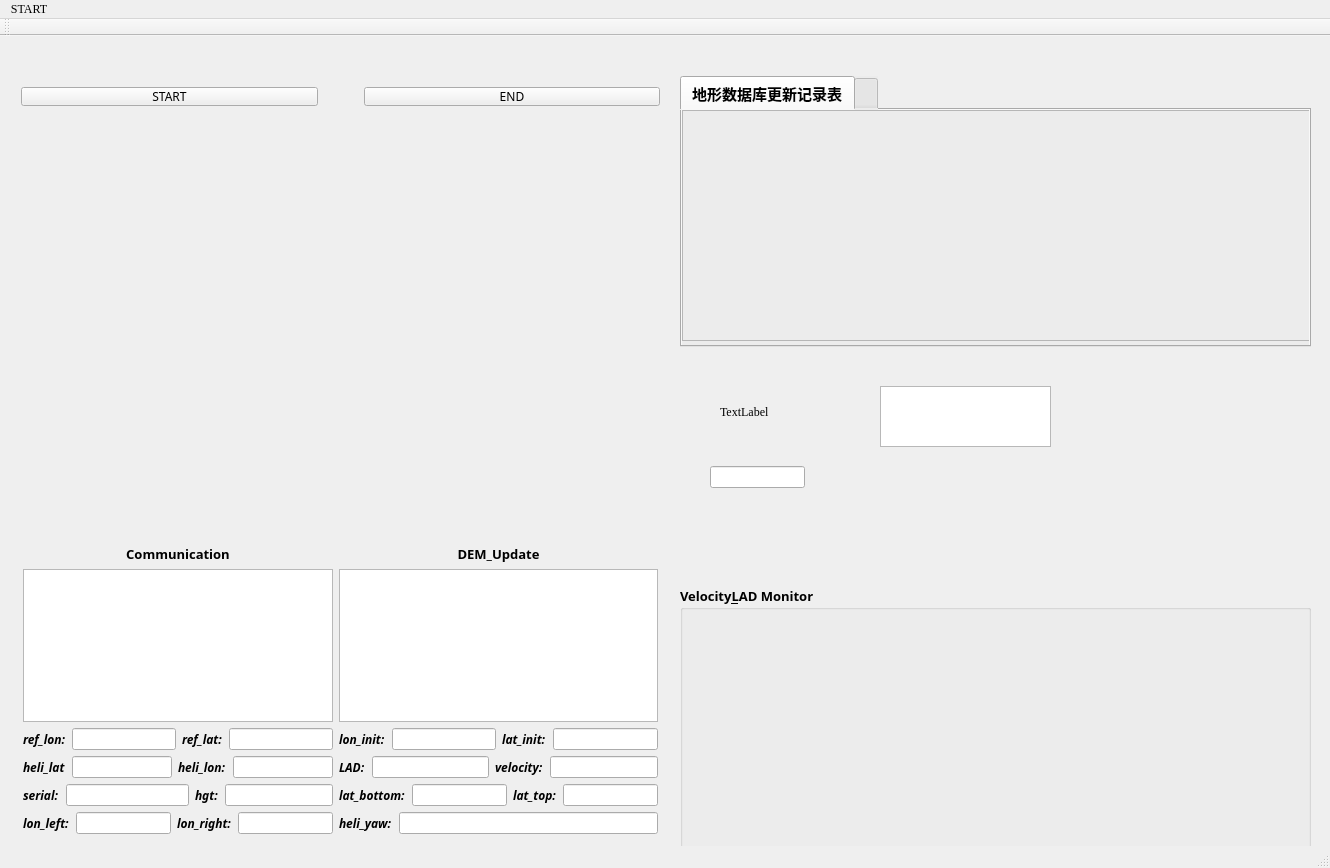
<?xml version="1.0" encoding="UTF-8"?>
<ui version="4.0">
 <class>multiwindowClass</class>
 <widget class="QMainWindow" name="multiwindowClass">
  <property name="geometry">
   <rect>
    <x>0</x>
    <y>0</y>
    <width>1330</width>
    <height>868</height>
   </rect>
  </property>
  <property name="font">
   <font>
    <family>Times New Roman</family>
   </font>
  </property>
  <property name="windowTitle">
   <string>multiwindow</string>
  </property>
  <widget class="QWidget" name="centralWidget">
   <widget class="QTabWidget" name="tabWidget">
    <property name="geometry">
     <rect>
      <x>680</x>
      <y>40</y>
      <width>631</width>
      <height>271</height>
     </rect>
    </property>
    <property name="font">
     <font>
      <family>微软雅黑</family>
      <pointsize>11</pointsize>
      <weight>75</weight>
      <bold>true</bold>
     </font>
    </property>
    <property name="styleSheet">
     <string notr="true">background-color: rgb(236, 236, 236);</string>
    </property>
    <property name="currentIndex">
     <number>0</number>
    </property>
    <widget class="QWidget" name="tab">
     <attribute name="title">
      <string>地形数据库更新记录表</string>
     </attribute>
     <widget class="QTableView" name="tableView">
      <property name="geometry">
       <rect>
        <x>0</x>
        <y>0</y>
        <width>631</width>
        <height>231</height>
       </rect>
      </property>
     </widget>
    </widget>
    <widget class="QWidget" name="tab_2">
     <attribute name="title">
      <string/>
     </attribute>
    </widget>
   </widget>
   <widget class="QCustomPlot" name="widget_2dgraph" native="true">
    <property name="geometry">
     <rect>
      <x>10</x>
      <y>90</y>
      <width>661</width>
      <height>401</height>
     </rect>
    </property>
   </widget>
   <widget class="QWidget" name="layoutWidget">
    <property name="geometry">
     <rect>
      <x>10</x>
      <y>40</y>
      <width>661</width>
      <height>41</height>
     </rect>
    </property>
    <layout class="QHBoxLayout" name="horizontalLayout_7">
     <item>
      <widget class="QPushButton" name="pushButton_start">
       <property name="maximumSize">
        <size>
         <width>16777215</width>
         <height>30</height>
        </size>
       </property>
       <property name="font">
        <font>
         <family>JetBrains Mono ExtraBold</family>
         <pointsize>9</pointsize>
         <weight>10</weight>
         <italic>false</italic>
         <bold>false</bold>
        </font>
       </property>
       <property name="styleSheet">
        <string notr="true">font: 81 9pt &quot;JetBrains Mono ExtraBold&quot;;
</string>
       </property>
       <property name="text">
        <string>START</string>
       </property>
      </widget>
     </item>
     <item>
      <spacer name="horizontalSpacer">
       <property name="orientation">
        <enum>Qt::Horizontal</enum>
       </property>
       <property name="sizeType">
        <enum>QSizePolicy::Fixed</enum>
       </property>
       <property name="sizeHint" stdset="0">
        <size>
         <width>40</width>
         <height>20</height>
        </size>
       </property>
      </spacer>
     </item>
     <item>
      <widget class="QPushButton" name="pushButton_end">
       <property name="maximumSize">
        <size>
         <width>16777215</width>
         <height>30</height>
        </size>
       </property>
       <property name="font">
        <font>
         <family>JetBrains Mono ExtraBold</family>
         <pointsize>9</pointsize>
         <weight>10</weight>
         <italic>false</italic>
         <bold>false</bold>
        </font>
       </property>
       <property name="styleSheet">
        <string notr="true">font: 81 9pt &quot;JetBrains Mono ExtraBold&quot;;</string>
       </property>
       <property name="text">
        <string>END</string>
       </property>
      </widget>
     </item>
    </layout>
   </widget>
   <widget class="QWidget" name="layoutWidget">
    <property name="geometry">
     <rect>
      <x>12</x>
      <y>498</y>
      <width>657</width>
      <height>311</height>
     </rect>
    </property>
    <layout class="QGridLayout" name="gridLayout">
     <item row="0" column="1">
      <widget class="QLabel" name="label">
       <property name="font">
        <font>
         <family>JetBrains Mono</family>
         <pointsize>10</pointsize>
         <weight>75</weight>
         <italic>false</italic>
         <bold>true</bold>
         <underline>false</underline>
        </font>
       </property>
       <property name="text">
        <string>DEM_Update</string>
       </property>
       <property name="alignment">
        <set>Qt::AlignCenter</set>
       </property>
      </widget>
     </item>
     <item row="1" column="0">
      <widget class="QTextEdit" name="textEdit_commu">
       <property name="styleSheet">
        <string notr="true">font: 9pt &quot;JetBrains Mono&quot;;
color: rgb(0, 198, 0);</string>
       </property>
      </widget>
     </item>
     <item row="6" column="0">
      <layout class="QGridLayout" name="gridLayout_2"/>
     </item>
     <item row="4" column="1">
      <layout class="QHBoxLayout" name="horizontalLayout_9">
       <item>
        <widget class="QLabel" name="label_8">
         <property name="font">
          <font>
           <family>JetBrains Mono</family>
           <pointsize>9</pointsize>
           <weight>75</weight>
           <italic>true</italic>
           <bold>true</bold>
          </font>
         </property>
         <property name="text">
          <string>lat_bottom:</string>
         </property>
        </widget>
       </item>
       <item>
        <widget class="QLineEdit" name="lineEdit_lat_bottom">
         <property name="styleSheet">
          <string notr="true">font: 9pt &quot;JetBrains Mono&quot;;</string>
         </property>
        </widget>
       </item>
       <item>
        <layout class="QHBoxLayout" name="horizontalLayout_10">
         <item>
          <widget class="QLabel" name="label_14">
           <property name="font">
            <font>
             <family>JetBrains Mono</family>
             <pointsize>9</pointsize>
             <weight>75</weight>
             <italic>true</italic>
             <bold>true</bold>
            </font>
           </property>
           <property name="text">
            <string>lat_top:</string>
           </property>
          </widget>
         </item>
         <item>
          <widget class="QLineEdit" name="lineEdit_lat_top">
           <property name="styleSheet">
            <string notr="true">font: 9pt &quot;JetBrains Mono&quot;;</string>
           </property>
          </widget>
         </item>
        </layout>
       </item>
      </layout>
     </item>
     <item row="0" column="0">
      <widget class="QLabel" name="label_2">
       <property name="font">
        <font>
         <family>JetBrains Mono</family>
         <pointsize>10</pointsize>
         <weight>75</weight>
         <italic>false</italic>
         <bold>true</bold>
         <underline>false</underline>
        </font>
       </property>
       <property name="text">
        <string>Communication</string>
       </property>
       <property name="textFormat">
        <enum>Qt::PlainText</enum>
       </property>
       <property name="alignment">
        <set>Qt::AlignCenter</set>
       </property>
      </widget>
     </item>
     <item row="4" column="0">
      <layout class="QHBoxLayout" name="horizontalLayout_8">
       <item>
        <widget class="QLabel" name="label_7">
         <property name="font">
          <font>
           <family>JetBrains Mono</family>
           <pointsize>9</pointsize>
           <weight>75</weight>
           <italic>true</italic>
           <bold>true</bold>
          </font>
         </property>
         <property name="text">
          <string>serial:</string>
         </property>
        </widget>
       </item>
       <item>
        <widget class="QLineEdit" name="lineEdit_serial">
         <property name="styleSheet">
          <string notr="true">font: 9pt &quot;JetBrains Mono&quot;;</string>
         </property>
        </widget>
       </item>
       <item>
        <layout class="QHBoxLayout" name="horizontalLayout_13">
         <item>
          <widget class="QLabel" name="label_17">
           <property name="font">
            <font>
             <family>JetBrains Mono</family>
             <pointsize>9</pointsize>
             <weight>75</weight>
             <italic>true</italic>
             <bold>true</bold>
            </font>
           </property>
           <property name="text">
            <string>hgt:</string>
           </property>
          </widget>
         </item>
         <item>
          <widget class="QLineEdit" name="lineEdit_hgt">
           <property name="styleSheet">
            <string notr="true">font: 9pt &quot;JetBrains Mono&quot;;</string>
           </property>
          </widget>
         </item>
        </layout>
       </item>
      </layout>
     </item>
     <item row="2" column="1">
      <layout class="QHBoxLayout" name="horizontalLayout_3">
       <item>
        <widget class="QLabel" name="label_10">
         <property name="font">
          <font>
           <family>JetBrains Mono</family>
           <pointsize>9</pointsize>
           <weight>75</weight>
           <italic>true</italic>
           <bold>true</bold>
          </font>
         </property>
         <property name="text">
          <string>lon_init:</string>
         </property>
        </widget>
       </item>
       <item>
        <widget class="QLineEdit" name="lineEdit_lon_init">
         <property name="styleSheet">
          <string notr="true">font: 9pt &quot;JetBrains Mono&quot;;</string>
         </property>
        </widget>
       </item>
       <item>
        <layout class="QHBoxLayout" name="horizontalLayout_4">
         <item>
          <widget class="QLabel" name="label_11">
           <property name="font">
            <font>
             <family>JetBrains Mono</family>
             <pointsize>9</pointsize>
             <weight>75</weight>
             <italic>true</italic>
             <bold>true</bold>
            </font>
           </property>
           <property name="text">
            <string>lat_init:</string>
           </property>
          </widget>
         </item>
         <item>
          <widget class="QLineEdit" name="lineEdit_lat_init">
           <property name="styleSheet">
            <string notr="true">font: 9pt &quot;JetBrains Mono&quot;;</string>
           </property>
          </widget>
         </item>
        </layout>
       </item>
      </layout>
     </item>
     <item row="2" column="0">
      <layout class="QHBoxLayout" name="horizontalLayout">
       <item>
        <widget class="QLabel" name="label_6">
         <property name="font">
          <font>
           <family>JetBrains Mono</family>
           <pointsize>9</pointsize>
           <weight>75</weight>
           <italic>true</italic>
           <bold>true</bold>
          </font>
         </property>
         <property name="text">
          <string>ref_lon:</string>
         </property>
        </widget>
       </item>
       <item>
        <widget class="QLineEdit" name="lineEdit_ref_lon">
         <property name="styleSheet">
          <string notr="true">font: 9pt &quot;JetBrains Mono&quot;;</string>
         </property>
        </widget>
       </item>
       <item>
        <layout class="QHBoxLayout" name="horizontalLayout_2">
         <item>
          <widget class="QLabel" name="label_9">
           <property name="font">
            <font>
             <family>JetBrains Mono</family>
             <pointsize>9</pointsize>
             <weight>75</weight>
             <italic>true</italic>
             <bold>true</bold>
            </font>
           </property>
           <property name="text">
            <string>ref_lat:</string>
           </property>
          </widget>
         </item>
         <item>
          <widget class="QLineEdit" name="lineEdit_ref_lat">
           <property name="styleSheet">
            <string notr="true">font: 9pt &quot;JetBrains Mono&quot;;</string>
           </property>
          </widget>
         </item>
        </layout>
       </item>
      </layout>
     </item>
     <item row="3" column="0">
      <layout class="QHBoxLayout" name="horizontalLayout_5">
       <item>
        <widget class="QLabel" name="label_12">
         <property name="font">
          <font>
           <family>JetBrains Mono</family>
           <pointsize>9</pointsize>
           <weight>75</weight>
           <italic>true</italic>
           <bold>true</bold>
          </font>
         </property>
         <property name="text">
          <string>heli_lat</string>
         </property>
        </widget>
       </item>
       <item>
        <widget class="QLineEdit" name="lineEdit_heli_lat">
         <property name="styleSheet">
          <string notr="true">font: 9pt &quot;JetBrains Mono&quot;;</string>
         </property>
        </widget>
       </item>
       <item>
        <layout class="QHBoxLayout" name="horizontalLayout_14">
         <item>
          <widget class="QLabel" name="label_13">
           <property name="font">
            <font>
             <family>JetBrains Mono</family>
             <pointsize>9</pointsize>
             <weight>75</weight>
             <italic>true</italic>
             <bold>true</bold>
            </font>
           </property>
           <property name="text">
            <string>heli_lon:</string>
           </property>
          </widget>
         </item>
         <item>
          <widget class="QLineEdit" name="lineEdit_heli_lon">
           <property name="styleSheet">
            <string notr="true">font: 9pt &quot;JetBrains Mono&quot;;</string>
           </property>
          </widget>
         </item>
        </layout>
       </item>
      </layout>
     </item>
     <item row="3" column="1">
      <layout class="QHBoxLayout" name="horizontalLayout_6">
       <item>
        <layout class="QHBoxLayout" name="horizontalLayout_15">
         <item>
          <widget class="QLabel" name="label_18">
           <property name="font">
            <font>
             <family>JetBrains Mono</family>
             <pointsize>9</pointsize>
             <weight>75</weight>
             <italic>true</italic>
             <bold>true</bold>
            </font>
           </property>
           <property name="text">
            <string>LAD:</string>
           </property>
          </widget>
         </item>
         <item>
          <widget class="QLineEdit" name="lineEdit_LAD">
           <property name="styleSheet">
            <string notr="true">font: 9pt &quot;JetBrains Mono&quot;;</string>
           </property>
          </widget>
         </item>
         <item>
          <layout class="QHBoxLayout" name="horizontalLayout_16">
           <item>
            <widget class="QLabel" name="label_19">
             <property name="font">
              <font>
               <family>JetBrains Mono</family>
               <pointsize>9</pointsize>
               <weight>75</weight>
               <italic>true</italic>
               <bold>true</bold>
              </font>
             </property>
             <property name="text">
              <string>velocity:</string>
             </property>
            </widget>
           </item>
           <item>
            <widget class="QLineEdit" name="lineEdit_heli_velocity">
             <property name="styleSheet">
              <string notr="true">font: 9pt &quot;JetBrains Mono&quot;;</string>
             </property>
            </widget>
           </item>
          </layout>
         </item>
        </layout>
       </item>
      </layout>
     </item>
     <item row="5" column="0">
      <layout class="QHBoxLayout" name="horizontalLayout_11">
       <item>
        <widget class="QLabel" name="label_15">
         <property name="font">
          <font>
           <family>JetBrains Mono</family>
           <pointsize>9</pointsize>
           <weight>75</weight>
           <italic>true</italic>
           <bold>true</bold>
          </font>
         </property>
         <property name="text">
          <string>lon_left:</string>
         </property>
        </widget>
       </item>
       <item>
        <widget class="QLineEdit" name="lineEdit_lon_left">
         <property name="styleSheet">
          <string notr="true">font: 9pt &quot;JetBrains Mono&quot;;</string>
         </property>
        </widget>
       </item>
       <item>
        <layout class="QHBoxLayout" name="horizontalLayout_12">
         <item>
          <widget class="QLabel" name="label_16">
           <property name="font">
            <font>
             <family>JetBrains Mono</family>
             <pointsize>9</pointsize>
             <weight>75</weight>
             <italic>true</italic>
             <bold>true</bold>
            </font>
           </property>
           <property name="text">
            <string>lon_right:</string>
           </property>
          </widget>
         </item>
         <item>
          <widget class="QLineEdit" name="lineEdit_lon_right">
           <property name="styleSheet">
            <string notr="true">font: 9pt &quot;JetBrains Mono&quot;;</string>
           </property>
          </widget>
         </item>
        </layout>
       </item>
      </layout>
     </item>
     <item row="1" column="1">
      <widget class="QTextEdit" name="textEdit_detail">
       <property name="styleSheet">
        <string notr="true">font: 9pt &quot;JetBrains Mono&quot;;
color: rgb(0, 198, 0);</string>
       </property>
      </widget>
     </item>
     <item row="5" column="1">
      <layout class="QHBoxLayout" name="horizontalLayout_17">
       <item>
        <widget class="QLabel" name="label_20">
         <property name="font">
          <font>
           <family>JetBrains Mono</family>
           <pointsize>9</pointsize>
           <weight>75</weight>
           <italic>true</italic>
           <bold>true</bold>
          </font>
         </property>
         <property name="text">
          <string>heli_yaw:</string>
         </property>
        </widget>
       </item>
       <item>
        <widget class="QLineEdit" name="lineEdit_heli_yaw">
         <property name="styleSheet">
          <string notr="true">font: 9pt &quot;JetBrains Mono&quot;;</string>
         </property>
        </widget>
       </item>
      </layout>
     </item>
    </layout>
   </widget>
   <widget class="QLabel" name="LED">
    <property name="geometry">
     <rect>
      <x>720</x>
      <y>370</y>
      <width>54</width>
      <height>12</height>
     </rect>
    </property>
    <property name="text">
     <string>TextLabel</string>
    </property>
   </widget>
   <widget class="QTextEdit" name="textEdit_velocity">
    <property name="geometry">
     <rect>
      <x>880</x>
      <y>350</y>
      <width>171</width>
      <height>61</height>
     </rect>
    </property>
    <property name="styleSheet">
     <string notr="true">font: 9pt &quot;JetBrains Mono&quot;;
color: rgb(0, 198, 0);</string>
    </property>
   </widget>
   <widget class="QCustomPlot" name="widget_velocity_LAD" native="true">
    <property name="geometry">
     <rect>
      <x>680</x>
      <y>300</y>
      <width>631</width>
      <height>511</height>
     </rect>
    </property>
    <widget class="QGroupBox" name="groupBox">
     <property name="geometry">
      <rect>
       <x>0</x>
       <y>250</y>
       <width>631</width>
       <height>551</height>
      </rect>
     </property>
     <property name="font">
      <font>
       <family>JetBrains Mono</family>
       <pointsize>10</pointsize>
       <weight>75</weight>
       <bold>true</bold>
      </font>
     </property>
     <property name="title">
      <string>Velocity&amp;LAD Monitor</string>
     </property>
    </widget>
    <widget class="QLineEdit" name="lineEdit_alert">
     <property name="geometry">
      <rect>
       <x>30</x>
       <y>130</y>
       <width>95</width>
       <height>22</height>
      </rect>
     </property>
     <property name="styleSheet">
      <string notr="true">font: 12pt &quot;JetBrains Mono ExtraBold&quot;;</string>
     </property>
    </widget>
   </widget>
   <zorder>widget_velocity_LAD</zorder>
   <zorder>tabWidget</zorder>
   <zorder>widget_2dgraph</zorder>
   <zorder>layoutWidget</zorder>
   <zorder>layoutWidget</zorder>
   <zorder>LED</zorder>
   <zorder>textEdit_velocity</zorder>
  </widget>
  <widget class="QMenuBar" name="menuBar">
   <property name="geometry">
    <rect>
     <x>0</x>
     <y>0</y>
     <width>1330</width>
     <height>23</height>
    </rect>
   </property>
   <widget class="QMenu" name="menuSTART">
    <property name="title">
     <string>START</string>
    </property>
   </widget>
   <addaction name="menuSTART"/>
  </widget>
  <widget class="QToolBar" name="mainToolBar">
   <attribute name="toolBarArea">
    <enum>TopToolBarArea</enum>
   </attribute>
   <attribute name="toolBarBreak">
    <bool>false</bool>
   </attribute>
  </widget>
  <widget class="QStatusBar" name="statusBar"/>
 </widget>
 <layoutdefault spacing="6" margin="11"/>
 <customwidgets>
  <customwidget>
   <class>QCustomPlot</class>
   <extends>QWidget</extends>
   <header location="global">qcustomplot.h</header>
   <container>1</container>
  </customwidget>
 </customwidgets>
 <resources>
  <include location="multiwindow.qrc"/>
 </resources>
 <connections/>
</ui>
